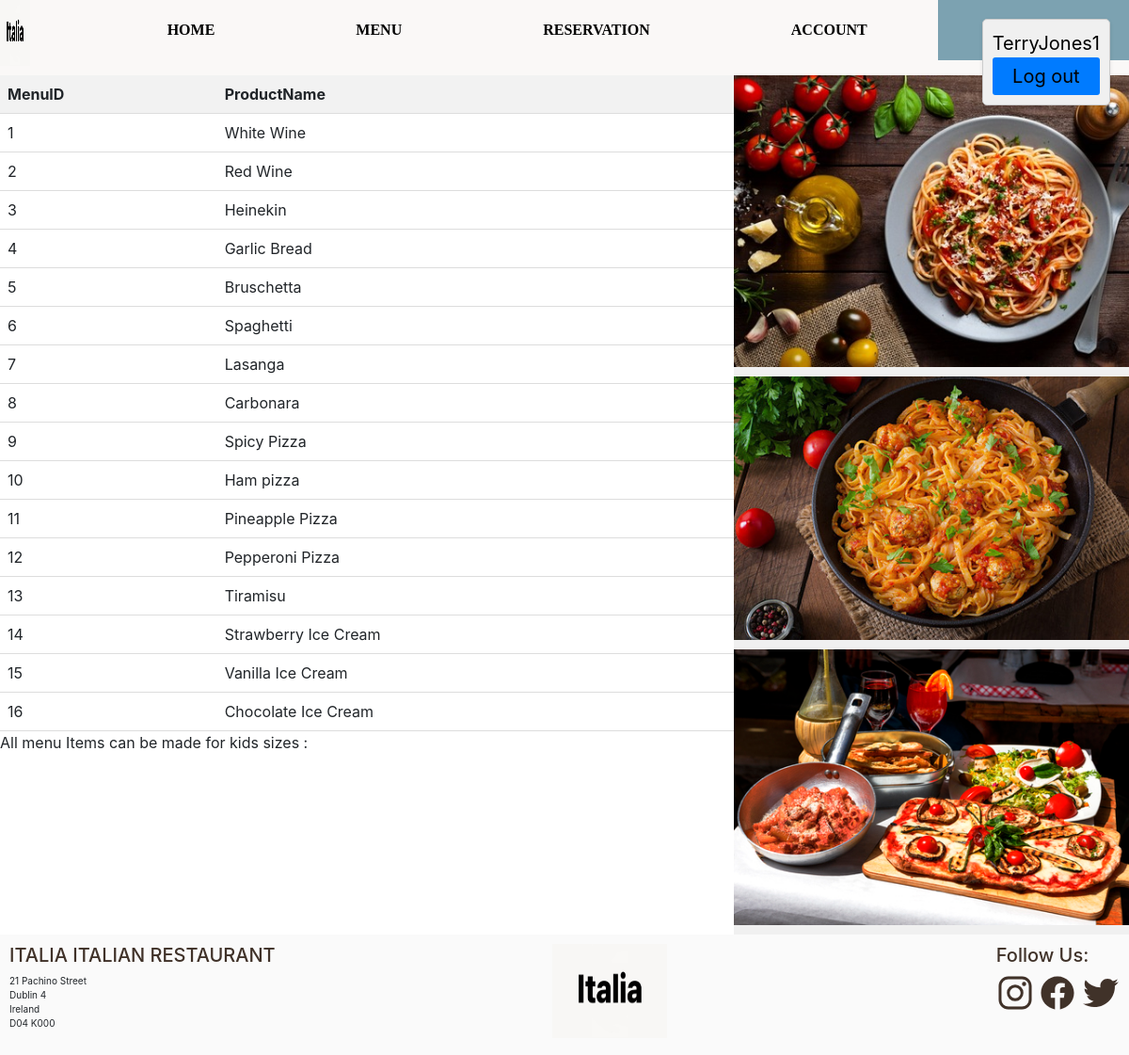
The page /OneDrive_2024-04-12/webdesign/menu.php (signed in) on the database its author committed.
### tables this page shows
CREATE TABLE `menu` (
  `MenuID` int NOT NULL,
  `ProductName` varchar(30) NOT NULL,
  `adminID_fk` int NOT NULL
);

### OneDrive_2024-04-12/webdesign/classfolder/menuclass.php (called while the page is built, shortened)
<?php
class Menu
{
    private $conn;
    public function __construct($connection)
    {
        $this->conn = $connection;
    }
    public function getMenuItems()
    {
        $menuItems = [];
        $sql = "SELECT MenuID, ProductName, adminID_fk FROM menu";
        $stmt = $this->conn->query($sql);
        if ($stmt !== false) {
            while ($row = $stmt->fetch(PDO::FETCH_ASSOC)) {
                $menuItems[] = $row;
            }
        } else {
        }
        return $menuItems;
    }
}
?>

### OneDrive_2024-04-12/webdesign/menumethod.php (the view, shortened to what this page needs)
<?php
require 'connection.php';
require 'classfolder/menuclass.php';
$menu = new Menu($conn);
try {
    $menuItems = $menu->getMenuItems();
    if (!empty($menuItems)) {
        echo "<table>
                <thead>
                    <tr>
                        <th>MenuID</th>
                        <th>ProductName</th>
                    </tr>
                </thead>
                <tbody>";
        foreach ($menuItems as $menuItem) {
            echo "<tr>
                    <td>{$menuItem["MenuID"]}</td>
                    <td>{$menuItem["ProductName"]}</td>
                </tr>";
        }
        echo "</tbody></table>";
        echo "All menu Items can be made for kids sizes :" . "<br>" . "<br>";
    } else {
        echo "No results found.";
    }
} catch (PDOException $e) {
    echo "Error: " . $e->getMessage();
}
?>

### OneDrive_2024-04-12/webdesign/menu.php (shortened to what this page needs)
<!DOCTYPE html>
<html lang="en">
<head>
    <?php require 'Templates/Header.php'; ?>
</head>
<body>
<div class="containermenu">
    <div class="contentmenu">
        <div class="menucontent">
            <?php require 'menumethod.php'; ?>
        </div>
    </div>
    <div class="sidebar">
        <div class="image-container">
            <img src="images/pasta1.jpg" alt="Image 1">
        </div>
        <div class="image-container">
            <img src="images/pasta2.jpg" alt="Image 2">
        </div>
        <div class="image-container">
            <img src="images/pizza.jpg" alt="Image 3">
        </div>
    </div>
</div>
<?php require 'Templates/footer.php'; ?>
</body>
</html>

### OneDrive_2024-04-12/webdesign/Templates/Header.php (shortened to what this page needs)
<!DOCTYPE html>
<html lang="en">
  <head>
    <link rel="stylesheet" href="https://maxcdn.bootstrapcdn.com/bootstrap/4.5.2/css/bootstrap.min.css">
    <link rel="stylesheet" href="css/home.css">
  </head>
 <body>
 <nav>
      <div class="logo">
         <img src="images/logo.jpg" alt="logo" width="140%" height="70px">
      </div>
          <ul class="menu">
          <ul class="menu">
    <li><a href="home.php">HOME</a></li>
    <li><a href="menu.php">MENU</a></li>
    <li><a href="reservation.php">RESERVATION</a></li>
    <?php
    if(isset($_SESSION['Username']) && $_SESSION['Username'] === 'Admin') {
        echo '<li><a href="Admin.php">ADMIN</a></li>';
    } else {
        echo '<li><a href="Account.php">ACCOUNT</a></li>';
    }
    ?>
    <div class="topnav-right">
        <li><a href="login.php">LOGIN</a></li>
    </div>
</ul>
  </body>

### OneDrive_2024-04-12/webdesign/Templates/footer.php
<footer>
<div class="flex-container">
      <div> <h5>ITALIA ITALIAN RESTAURANT</h5>
        <p>21 Pachino Street<br>Dublin 4<br>Ireland<br>D04 K000<p>
      </div>
      <div> <img src="images/logo.jpg" alt="logo" width="69%" height="100px"> </div>
      <div><h5>Follow Us: </h5>
    <a href="https://www.instagram.com/" ><ion-icon name="logo-instagram"></ion-icon></a>
    <a href="https://www.facebook.com/"><ion-icon name="logo-facebook"></ion-icon></a>
    <a href="https://twitter.com/?lang=en"><ion-icon name="logo-twitter"></ion-icon></a>
        <div class="logout-box">
    <div class="mainarea">
        <?php
        if (isset($_SESSION['Username'])) {
            echo $_SESSION['Username'];
            ?>
            <form action="logout.php" method="post" name="Logout_Form" class="form-signin">
                <button name="Submit" value="Logout" class="logout-button" type="submit">Log out</button>
            </form>
        <?php } else {
            echo "You are not logged in.";
        } ?>
    </div>
</div>
    </div>
</footer>

### OneDrive_2024-04-12/webdesign/css/home.css (style rules this page uses)
a, a:hover { text-decoration: none; }
nav { background: #faf8f7; display: flex; align-items: flex-start; }
nav a { color: black; }
nav li a { display: block; color: #000000; text-align: center; padding: 15px 50px; font-family: roxborough, garamond, serif; font-weight: bold; }
.topnav-right { float: right; background-color: #7ca2b1; }
.logo img { margin-right: 3px; }
.menu { display: flex; align-items: center; list-style: none; }
.menu li { padding: 5px 25px; font-size: 16px; }
p { font-size: 50%; }
ion-icon { color: #403229; font-size: 40px; }
h5 { color: #403229; }
.logout-box { position: fixed; top: 20px; color: #000000; right: 20px; background-color: #f0f0f0; padding: 10px; border: 1px solid #ccc; border-radius: 5px; box-shadow: 0 2px 4px rgba(0, 0, 0, 0.1); }
.logout-button { display: block; width: 100%; padding: 5px 10px; background-color: #007bff; color: #000000; border: none; border-radius: 3px; cursor: pointer; }
table { width: 100%; border-collapse: collapse; }
th, td { padding: 8px; text-align: left; border-bottom: 1px solid #ddd; }
th { background-color: #f2f2f2; }
.flex-container { display: flex; background-color: #fafafa; justify-content: space-between; }
.flex-container > div { background-color: #fafafa; margin: 10px; font-size: 20px; }

### OneDrive_2024-04-12/webdesign/menu.php (style rules this page uses)
.containermenu { display: flex; }
.contentmenu { flex: 1; max-width: 65%; }
.sidebar { flex: 1; max-width: 35%; background-color: #f0f0f0; display: flex; flex-direction: column; align-items: center; justify-content: center; }
.sidebar .image-container { position: relative; margin-bottom: 10px; width: auto; height: 40%; }
.sidebar img { width: 100%; height: 100%; }

### rows shown on the page
menu: MenuID "1", ProductName "White Wine"
menu: MenuID "2", ProductName "Red Wine"
menu: MenuID "3", ProductName "Heinekin"
menu: MenuID "4", ProductName "Garlic Bread"
menu: MenuID "5", ProductName "Bruschetta"
menu: MenuID "6", ProductName "Spaghetti"
menu: MenuID "7", ProductName "Lasanga"
menu: MenuID "8", ProductName "Carbonara"
menu: MenuID "9", ProductName "Spicy Pizza"
menu: MenuID "10", ProductName "Ham pizza"
menu: MenuID "11", ProductName "Pineapple Pizza"
menu: MenuID "12", ProductName "Pepperoni Pizza"
menu: MenuID "13", ProductName "Tiramisu"
menu: MenuID "14", ProductName "Strawberry Ice Cream"
menu: MenuID "15", ProductName "Vanilla Ice Cream"
menu: MenuID "16", ProductName "Chocolate Ice Cream"

### other values the page prints
$_SESSION['Username'] "TerryJones1"
